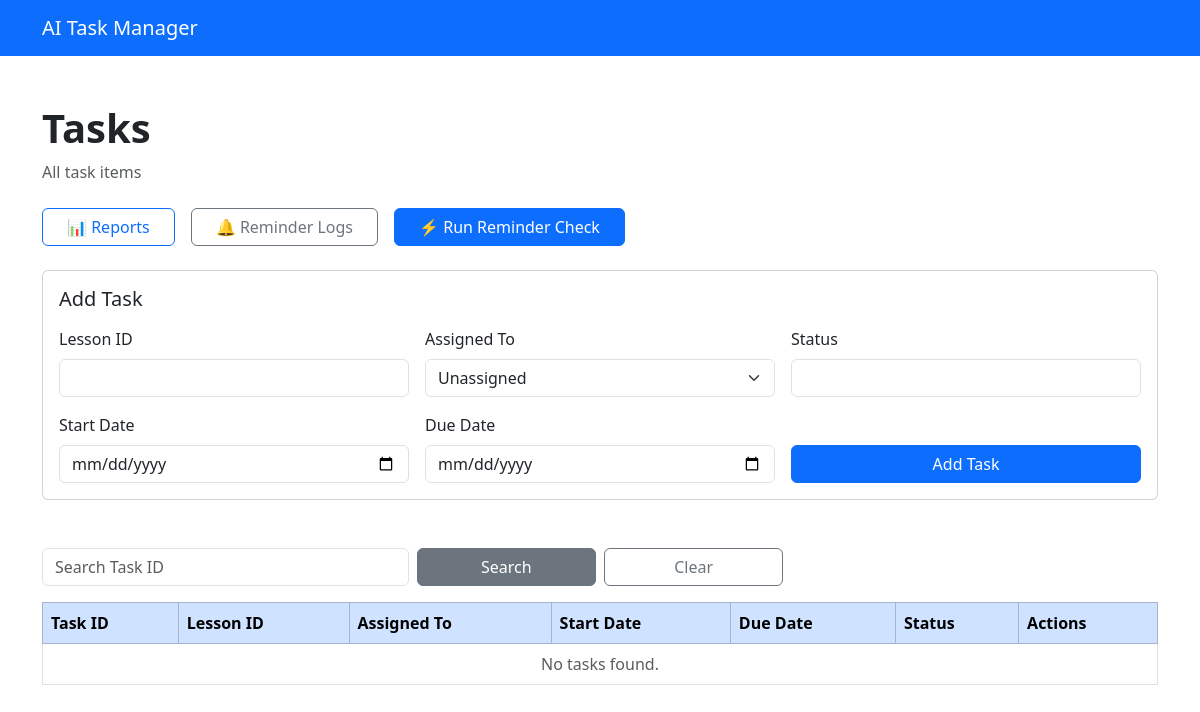
Before: /tasks?edit=1 (signed in) with the older database file.
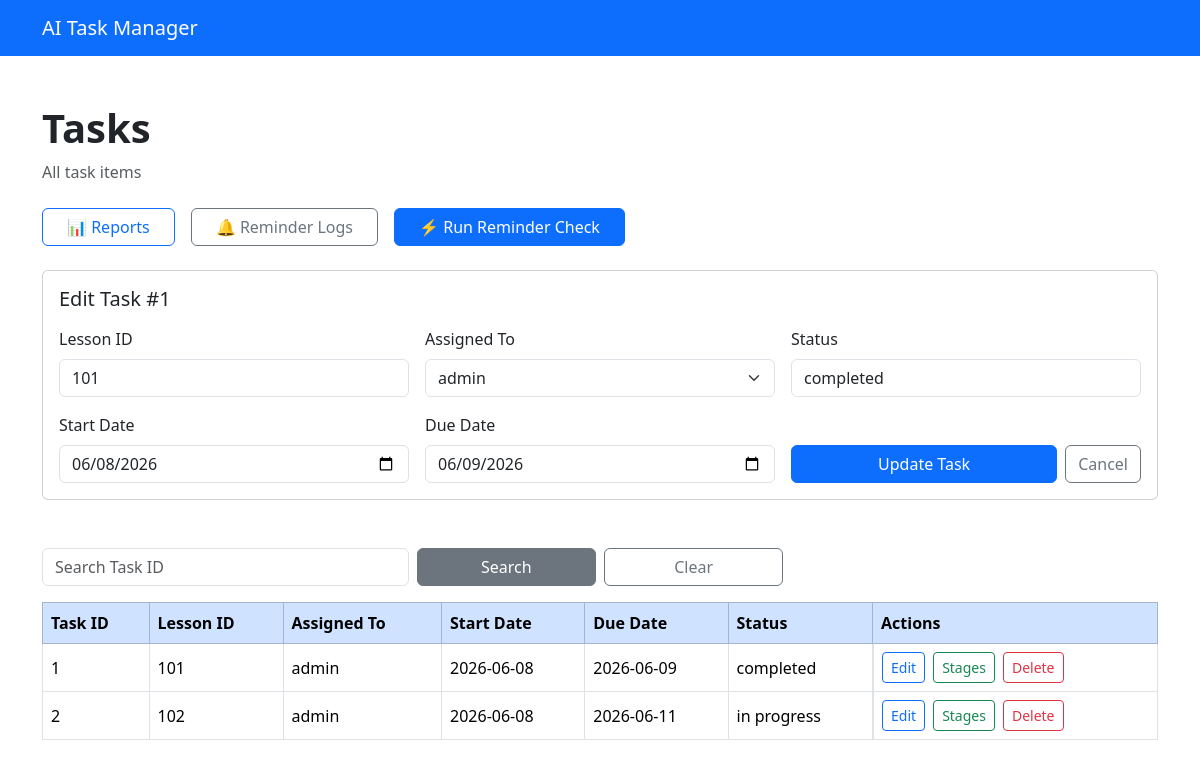
After: the same page with the newer database file.
### app/models/task.py (models this page shows)
class TaskItem(Base):
    __tablename__ = "task_items"
    id: Mapped[int] = mapped_column(primary_key=True, index=True)
    lesson_id: Mapped[int] = mapped_column(Integer, nullable=False)
    assigned_to: Mapped[Optional[int]] = mapped_column(
        ForeignKey("users.id"),
        nullable=True,
    )
    start_date: Mapped[date] = mapped_column(Date, nullable=False)
    due_date: Mapped[date] = mapped_column(Date, nullable=False)
    status: Mapped[str] = mapped_column(String(50), nullable=False)
    assignee: Mapped[Optional["User"]] = relationship(
        back_populates="task_items",
    )
    stages: Mapped[List["TaskStage"]] = relationship(
        back_populates="task_item",
        cascade="all, delete-orphan",
    )
    reminder_logs: Mapped[List["ReminderLog"]] = relationship(
        back_populates="task_item",
        cascade="all, delete-orphan",
    )

### app/models/user.py (models this page shows)
class User(Base):
    __tablename__ = "users"
    id: Mapped[int] = mapped_column(primary_key=True, index=True)
    username: Mapped[str] = mapped_column(String(50), unique=True, nullable=False)
    password: Mapped[str] = mapped_column(String(255), nullable=False)
    task_items: Mapped[List["TaskItem"]] = relationship(
        back_populates="assignee",
    )

### app/routers/tasks.py (the view)
@router.get("")
async def list_tasks(
    request: Request,
    edit: int | None = None,
    search: int | None = None,
    db: Session = Depends(get_db),
):
    auth_result = require_login(request)
    if isinstance(auth_result, RedirectResponse):
        return auth_result
    query = (
        select(TaskItem)
        .options(joinedload(TaskItem.assignee))
    )
    if search is not None:
        query = query.where(TaskItem.id == search)
    tasks = db.scalars(
        query.order_by(TaskItem.id)
    ).unique().all()
    users = db.scalars(
        select(User).order_by(User.username)
    ).all()
    edit_task = None
    if edit is not None:
        edit_task = db.scalar(
            select(TaskItem).where(TaskItem.id == edit)
        )
    return templates.TemplateResponse(
        request=request,
        name="task_form.html",
        context={
            "tasks": tasks,
            "users": users,
            "edit_task": edit_task,
        },
    )

### app/templates/task_form.html (shortened to what the changed rows need)
<!DOCTYPE html>
<html lang="en">
<head>
    <link href="https://cdn.jsdelivr.net/npm/bootstrap@5.3.3/dist/css/bootstrap.min.css" rel="stylesheet">
    <link rel="stylesheet" href="/static/css/style.css">
</head>
<body>
    <div class="container mt-5">
        <h1 class="fw-bold">Tasks</h1>
        {% if edit_task %}
        <form method="post" action="/tasks/{{ edit_task.id }}/update" class="card mb-5">
            <div class="card-body">
                <h2 class="h5 card-title mb-3">Edit Task #{{ edit_task.id }}</h2>
                <div class="row g-3">
                    <div class="col-md-4">
                        <label for="lesson_id" class="form-label">Lesson ID</label>
                        <input
                            type="number"
                            class="form-control"
                            id="lesson_id"
                            name="lesson_id"
                            value="{{ edit_task.lesson_id }}"
                            required
                        >
                    </div>
                    <div class="col-md-4">
                        <label for="assigned_to" class="form-label">Assigned To</label>
                        <select class="form-select" id="assigned_to" name="assigned_to">
                            {% for user in users %}
                            <option value="{{ user.id }}" {% if edit_task.assigned_to == user.id %}selected{% endif %}>
                                {{ user.username }}
                            </option>
                            {% endfor %}
                        </select>
                    </div>
                    <div class="col-md-4">
                        <label for="status" class="form-label">Status</label>
                        <input
                            type="text"
                            class="form-control"
                            id="status"
                            name="status"
                            value="{{ edit_task.status }}"
                            required
                        >
                    </div>
                    <div class="col-md-4">
                        <label for="start_date" class="form-label">Start Date</label>
                        <input
                            type="date"
                            class="form-control"
                            id="start_date"
                            name="start_date"
                            value="{{ edit_task.start_date }}"
                            required
                        >
                    </div>
                    <div class="col-md-4">
                        <label for="due_date" class="form-label">Due Date</label>
                        <input
                            type="date"
                            class="form-control"
                            id="due_date"
                            name="due_date"
                            value="{{ edit_task.due_date }}"
                            required
                        >
                    </div>
                    <div class="col-md-4 d-flex align-items-end gap-2">
                        <button type="submit" class="btn btn-primary flex-grow-1">Update Task</button>
                        <a href="/tasks" class="btn btn-outline-secondary">Cancel</a>
                    </div>
                </div>
            </div>
        </form>
        {% else %}
        <form method="post" action="/tasks" class="card mb-5">
            <div class="card-body">
                <h2 class="h5 card-title mb-3">Add Task</h2>
                <div class="row g-3">
                    <div class="col-md-4">
                        <label for="lesson_id" class="form-label">Lesson ID</label>
                        <input
                            type="number"
                            class="form-control"
                            id="lesson_id"
                            name="lesson_id"
                            required
                        >
                    </div>
                    <div class="col-md-4">
                        <label for="assigned_to" class="form-label">Assigned To</label>
                        <select class="form-select" id="assigned_to" name="assigned_to">
                            <option value="">Unassigned</option>
                        </select>
                    </div>
                    <div class="col-md-4">
                        <label for="status" class="form-label">Status</label>
                        <input
                            type="text"
                            class="form-control"
                            id="status"
                            name="status"
                            required
                        >
                    </div>
                    <div class="col-md-4">
                        <label for="start_date" class="form-label">Start Date</label>
                        <input
                            type="date"
                            class="form-control"
                            id="start_date"
                            name="start_date"
                            required
                        >
                    </div>
                    <div class="col-md-4">
                        <label for="due_date" class="form-label">Due Date</label>
                        <input
                            type="date"
                            class="form-control"
                            id="due_date"
                            name="due_date"
                            required
                        >
                    </div>
                    <div class="col-md-4 d-flex align-items-end">
                        <button type="submit" class="btn btn-primary w-100">Add Task</button>
                    </div>
                </div>
            </div>
        </form>
        {% endif %}
        <div class="table-responsive">
            <table class="table table-hover table-bordered align-middle">
                <thead class="table-primary">
                    <tr>
                        <th>Task ID</th>
                        <th>Lesson ID</th>
                        <th>Assigned To</th>
                        <th>Start Date</th>
                        <th>Due Date</th>
                        <th>Status</th>
                        <th>Actions</th>
                    </tr>
                </thead>
                <tbody>
                    {% if tasks %}
                    {% for task in tasks %}
                    <tr>
                        <td>{{ task.id }}</td>
                        <td>{{ task.lesson_id }}</td>
                        <td>{{ task.assignee.username if task.assignee else "—" }}</td>
                        <td>{{ task.start_date }}</td>
                        <td>{{ task.due_date }}</td>
                        <td>{{ task.status }}</td>
                        <td class="d-flex gap-2">
                            <a href="/tasks?edit={{ task.id }}"
                               class="btn btn-sm btn-outline-primary">
                                Edit
                            </a>
                        <a href="/tasks/{{ task.id }}/stages"
class="btn btn-sm btn-outline-success">
Stages
</a>
                            <form
                                method="post"
                                action="/tasks/{{ task.id }}/delete"
                                onsubmit="return confirm('Are you sure you want to delete this task?');"
                            >
                                <button
                                    type="submit"
                                    class="btn btn-sm btn-outline-danger">
                                    Delete
                            </form>
                        </td>
                    </tr>
                    {% endfor %}
                    {% else %}
                    <tr>
                        <td colspan="7" class="text-center text-muted">No tasks found.</td>
                    </tr>
                    {% endif %}
                </tbody>
            </table>
        </div>
    </div>
</body>
</html>

Changed rows visible on the page:
added TaskItem: id "1", lesson_id "101", assigned_to "admin", status "completed", start_date "06/08/2026", due_date "06/09/2026", assignee "admin", start_date "2026-06-08", due_date "2026-06-09"
added TaskItem: id "2", lesson_id "102", assignee "admin", start_date "2026-06-08", due_date "2026-06-11", status "in progress"
Other visible differences:
form field assigned_to: "Unassigned" → (not shown)
text no longer shown: "Add Task Add Task No tasks found."
text now shown: "Edit Task # Update Task Cancel"
